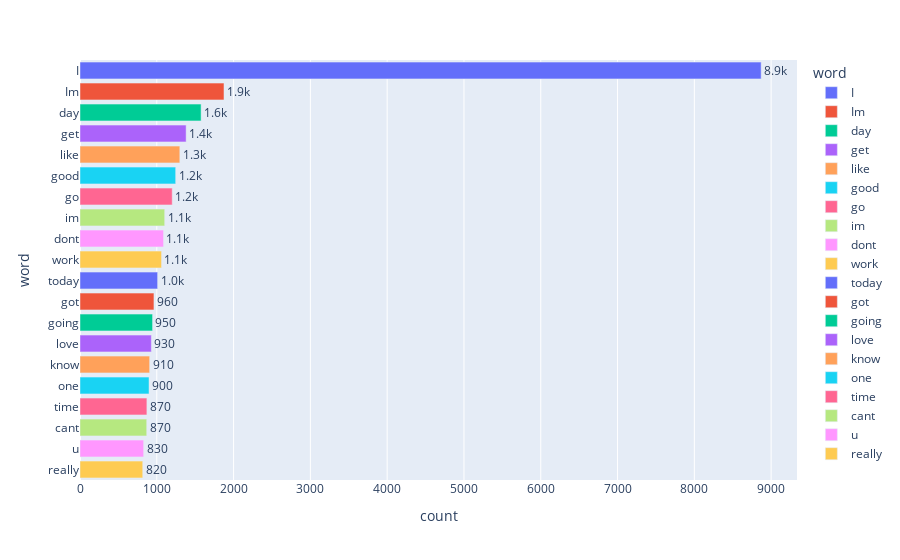

The notebook cell saved with this chart:
### Code cell
#plot a bar chart of the most common words in the text column after removing stopwords

fig = px.bar(df, y='word', x='count', color='word', text='count')
fig.update_traces(texttemplate='%{text:.2s}', textposition='outside')
fig.update_layout(uniformtext_minsize=8, uniformtext_mode='hide')
fig.show()

### Figure 1 — Plotly figure (JSON) as saved in the notebook; plotly's stock layout.template omitted (floating-point values rounded to 4 significant figures)
{"data": [{"alignmentgroup": "True", "hovertemplate": "word=%{y}<br>count=%{text}<extra></extra>", "legendgroup": "I", "marker": {"color": "#636efa", "pattern": {"shape": ""}}, "name": "I", "offsetgroup": "I", "orientation": "h", "showlegend": true, "text": [8870], "textposition": "outside", "texttemplate": "%{text:.2s}", "type": "bar", "x": [8870], "xaxis": "x", "y": ["I"], "yaxis": "y"}, {"alignmentgroup": "True", "hovertemplate": "word=%{y}<br>count=%{text}<extra></extra>", "legendgroup": "Im", "marker": {"color": "#EF553B", "pattern": {"shape": ""}}, "name": "Im", "offsetgroup": "Im", "orientation": "h", "showlegend": true, "text": [1875], "textposition": "outside", "texttemplate": "%{text:.2s}", "type": "bar", "x": [1875], "xaxis": "x", "y": ["Im"], "yaxis": "y"}, {"alignmentgroup": "True", "hovertemplate": "word=%{y}<br>count=%{text}<extra></extra>", "legendgroup": "day", "marker": {"color": "#00cc96", "pattern": {"shape": ""}}, "name": "day", "offsetgroup": "day", "orientation": "h", "showlegend": true, "text": [1577], "textposition": "outside", "texttemplate": "%{text:.2s}", "type": "bar", "x": [1577], "xaxis": "x", "y": ["day"], "yaxis": "y"}, {"alignmentgroup": "True", "hovertemplate": "word=%{y}<br>count=%{text}<extra></extra>", "legendgroup": "get", "marker": {"color": "#ab63fa", "pattern": {"shape": ""}}, "name": "get", "offsetgroup": "get", "orientation": "h", "showlegend": true, "text": [1382], "textposition": "outside", "texttemplate": "%{text:.2s}", "type": "bar", "x": [1382], "xaxis": "x", "y": ["get"], "yaxis": "y"}, {"alignmentgroup": "True", "hovertemplate": "word=%{y}<br>count=%{text}<extra></extra>", "legendgroup": "like", "marker": {"color": "#FFA15A", "pattern": {"shape": ""}}, "name": "like", "offsetgroup": "like", "orientation": "h", "showlegend": true, "text": [1300], "textposition": "outside", "texttemplate": "%{text:.2s}", "type": "bar", "x": [1300], "xaxis": "x", "y": ["like"], "yaxis": "y"}, {"alignmentgroup": "True", "hovertemplate": "word=%{y}<br>count=%{text}<extra></extra>", "legendgroup": "good", "marker": {"color": "#19d3f3", "pattern": {"shape": ""}}, "name": "good", "offsetgroup": "good", "orientation": "h", "showlegend": true, "text": [1246], "textposition": "outside", "texttemplate": "%{text:.2s}", "type": "bar", "x": [1246], "xaxis": "x", "y": ["good"], "yaxis": "y"}, {"alignmentgroup": "True", "hovertemplate": "word=%{y}<br>count=%{text}<extra></extra>", "legendgroup": "go", "marker": {"color": "#FF6692", "pattern": {"shape": ""}}, "name": "go", "offsetgroup": "go", "orientation": "h", "showlegend": true, "text": [1201], "textposition": "outside", "texttemplate": "%{text:.2s}", "type": "bar", "x": [1201], "xaxis": "x", "y": ["go"], "yaxis": "y"}, {"alignmentgroup": "True", "hovertemplate": "word=%{y}<br>count=%{text}<extra></extra>", "legendgroup": "im", "marker": {"color": "#B6E880", "pattern": {"shape": ""}}, "name": "im", "offsetgroup": "im", "orientation": "h", "showlegend": true, "text": [1103], "textposition": "outside", "texttemplate": "%{text:.2s}", "type": "bar", "x": [1103], "xaxis": "x", "y": ["im"], "yaxis": "y"}, {"alignmentgroup": "True", "hovertemplate": "word=%{y}<br>count=%{text}<extra></extra>", "legendgroup": "dont", "marker": {"color": "#FF97FF", "pattern": {"shape": ""}}, "name": "dont", "offsetgroup": "dont", "orientation": "h", "showlegend": true, "text": [1088], "textposition": "outside", "texttemplate": "%{text:.2s}", "type": "bar", "x": [1088], "xaxis": "x", "y": ["dont"], "yaxis": "y"}, {"alignmentgroup": "True", "hovertemplate": "word=%{y}<br>count=%{text}<extra></extra>", "legendgroup": "work", "marker": {"color": "#FECB52", "pattern": {"shape": ""}}, "name": "work", "offsetgroup": "work", "orientation": "h", "showlegend": true, "text": [1062], "textposition": "outside", "texttemplate": "%{text:.2s}", "type": "bar", "x": [1062], "xaxis": "x", "y": ["work"], "yaxis": "y"}, {"alignmentgroup": "True", "hovertemplate": "word=%{y}<br>count=%{text}<extra></extra>", "legendgroup": "today", "marker": {"color": "#636efa", "pattern": {"shape": ""}}, "name": "today", "offsetgroup": "today", "orientation": "h", "showlegend": true, "text": [1011], "textposition": "outside", "texttemplate": "%{text:.2s}", "type": "bar", "x": [1011], "xaxis": "x", "y": ["today"], "yaxis": "y"}, {"alignmentgroup": "True", "hovertemplate": "word=%{y}<br>count=%{text}<extra></extra>", "legendgroup": "got", "marker": {"color": "#EF553B", "pattern": {"shape": ""}}, "name": "got", "offsetgroup": "got", "orientation": "h", "showlegend": true, "text": [963], "textposition": "outside", "texttemplate": "%{text:.2s}", "type": "bar", "x": [963], "xaxis": "x", "y": ["got"], "yaxis": "y"}, {"alignmentgroup": "True", "hovertemplate": "word=%{y}<br>count=%{text}<extra></extra>", "legendgroup": "going", "marker": {"color": "#00cc96", "pattern": {"shape": ""}}, "name": "going", "offsetgroup": "going", "orientation": "h", "showlegend": true, "text": [945], "textposition": "outside", "texttemplate": "%{text:.2s}", "type": "bar", "x": [945], "xaxis": "x", "y": ["going"], "yaxis": "y"}, {"alignmentgroup": "True", "hovertemplate": "word=%{y}<br>count=%{text}<extra></extra>", "legendgroup": "love", "marker": {"color": "#ab63fa", "pattern": {"shape": ""}}, "name": "love", "offsetgroup": "love", "orientation": "h", "showlegend": true, "text": [929], "textposition": "outside", "texttemplate": "%{text:.2s}", "type": "bar", "x": [929], "xaxis": "x", "y": ["love"], "yaxis": "y"}, {"alignmentgroup": "True", "hovertemplate": "word=%{y}<br>count=%{text}<extra></extra>", "legendgroup": "know", "marker": {"color": "#FFA15A", "pattern": {"shape": ""}}, "name": "know", "offsetgroup": "know", "orientation": "h", "showlegend": true, "text": [907], "textposition": "outside", "texttemplate": "%{text:.2s}", "type": "bar", "x": [907], "xaxis": "x", "y": ["know"], "yaxis": "y"}, {"alignmentgroup": "True", "hovertemplate": "word=%{y}<br>count=%{text}<extra></extra>", "legendgroup": "one", "marker": {"color": "#19d3f3", "pattern": {"shape": ""}}, "name": "one", "offsetgroup": "one", "orientation": "h", "showlegend": true, "text": [899], "textposition": "outside", "texttemplate": "%{text:.2s}", "type": "bar", "x": [899], "xaxis": "x", "y": ["one"], "yaxis": "y"}, {"alignmentgroup": "True", "hovertemplate": "word=%{y}<br>count=%{text}<extra></extra>", "legendgroup": "time", "marker": {"color": "#FF6692", "pattern": {"shape": ""}}, "name": "time", "offsetgroup": "time", "orientation": "h", "showlegend": true, "text": [871], "textposition": "outside", "texttemplate": "%{text:.2s}", "type": "bar", "x": [871], "xaxis": "x", "y": ["time"], "yaxis": "y"}, {"alignmentgroup": "True", "hovertemplate": "word=%{y}<br>count=%{text}<extra></extra>", "legendgroup": "cant", "marker": {"color": "#B6E880", "pattern": {"shape": ""}}, "name": "cant", "offsetgroup": "cant", "orientation": "h", "showlegend": true, "text": [869], "textposition": "outside", "texttemplate": "%{text:.2s}", "type": "bar", "x": [869], "xaxis": "x", "y": ["cant"], "yaxis": "y"}, {"alignmentgroup": "True", "hovertemplate": "word=%{y}<br>count=%{text}<extra></extra>", "legendgroup": "u", "marker": {"color": "#FF97FF", "pattern": {"shape": ""}}, "name": "u", "offsetgroup": "u", "orientation": "h", "showlegend": true, "text": [829], "textposition": "outside", "texttemplate": "%{text:.2s}", "type": "bar", "x": [829], "xaxis": "x", "y": ["u"], "yaxis": "y"}, {"alignmentgroup": "True", "hovertemplate": "word=%{y}<br>count=%{text}<extra></extra>", "legendgroup": "really", "marker": {"color": "#FECB52", "pattern": {"shape": ""}}, "name": "really", "offsetgroup": "really", "orientation": "h", "showlegend": true, "text": [817], "textposition": "outside", "texttemplate": "%{text:.2s}", "type": "bar", "x": [817], "xaxis": "x", "y": ["really"], "yaxis": "y"}], "layout": {"barmode": "relative", "legend": {"title": {"text": "word"}, "tracegroupgap": 0}, "margin": {"t": 60}, "uniformtext": {"minsize": 8, "mode": "hide"}, "xaxis": {"anchor": "y", "domain": [0, 1], "title": {"text": "count"}}, "yaxis": {"anchor": "x", "categoryarray": ["really", "u", "cant", "time", "one", "know", "love", "going", "got", "today", "work", "dont", "im", "go", "good", "like", "get", "day", "Im", "I"], "categoryorder": "array", "domain": [0, 1], "title": {"text": "word"}}}}
